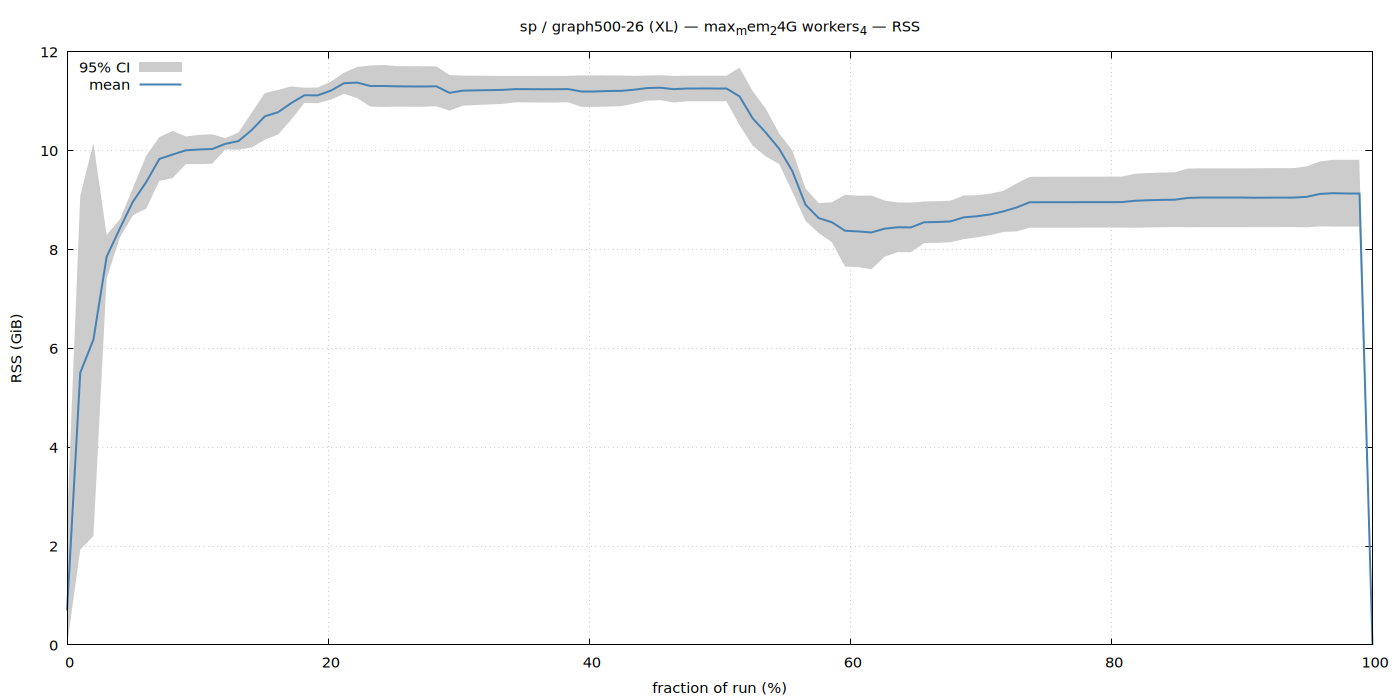

Here is the gnuplot script that generated this plot:
set terminal pngcairo size 1400,700 enhanced font 'Sans,11'
set output '/home/ubuntu/nvm/results/sp/XL/graph500-26/max_mem_24G_workers_4/rss.png'
set title "sp / graph500-26 (XL) — max_mem_24G workers_4 — RSS"
set xlabel 'fraction of run (%)'
set ylabel 'RSS (GiB)'
set grid
set key top left
set yrange [0:*]
plot '/home/ubuntu/nvm/results/sp/XL/graph500-26/max_mem_24G_workers_4/rss.dat' using 1:3:4 with filledcurves lc rgb '#cccccc' title '95% CI', \
     '' using 1:2 with lines lw 2 lc rgb '#4682b4' title 'mean'
